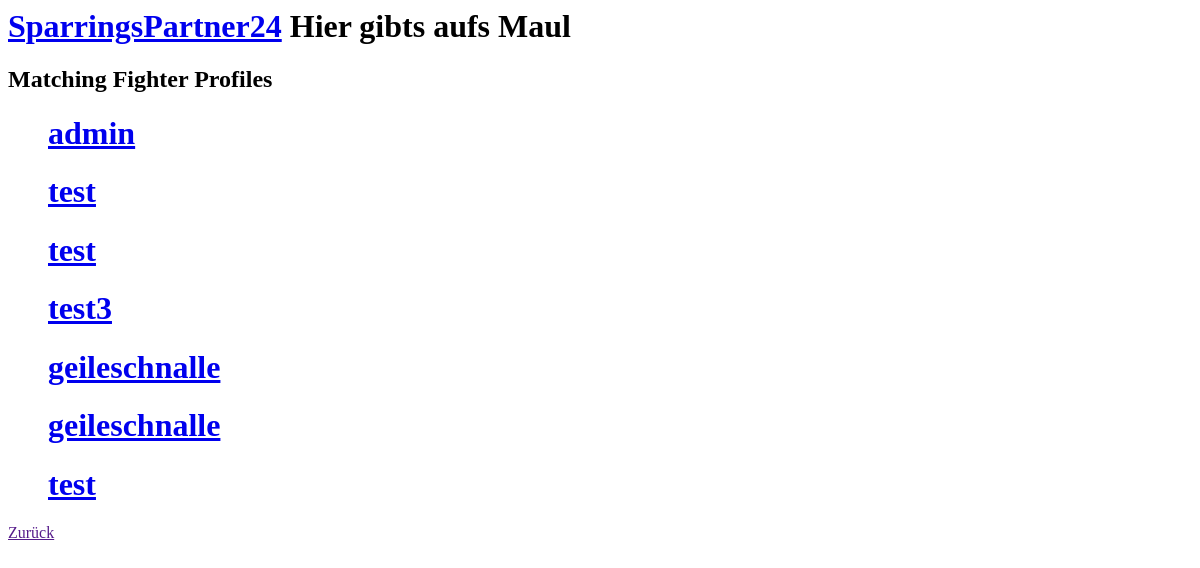
Before: /SparringsPartner24/get_all_fighters/ (signed in) with the older database file.
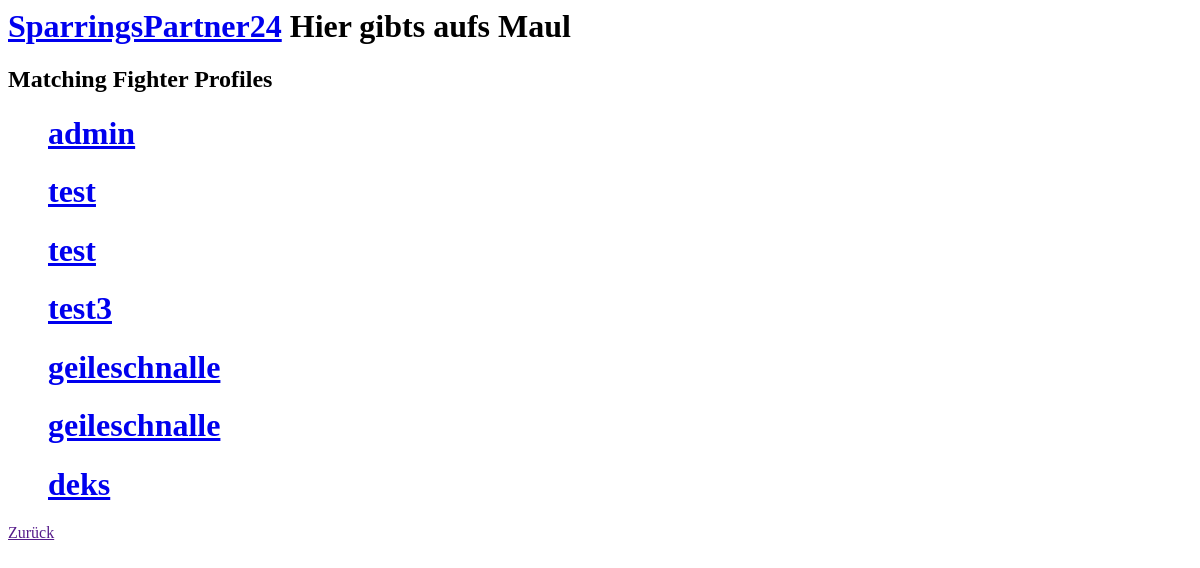
After: the same page with the newer database file.
### SparringsPartner24/models.py (models this page shows, shortened)
class FighterProfile(models.Model):
    userprofile = models.ForeignKey(settings.AUTH_USER_MODEL, on_delete=models.CASCADE)
    description = models.CharField(max_length = 400, blank = True, null = True)
    birthday = models.DateField(blank=True, null=True)
    experience_years = models.IntegerField(blank = True, null = True)
    location = models.CharField(max_length=200, blank=True, null=True)
    weight = models.IntegerField(blank=True, null=True)
    martial_art = models.CharField(max_length=200, blank=True, null=True)
    gym = models.CharField(max_length=300, blank=True, null=True)
    trainer = models.CharField(max_length=200, blank=True, null=True)
    fight_record = models.IntegerField(blank=True, null=True)

class UserProfile(AbstractUser):
    phone_number = models.IntegerField(blank=True, null=True)

### SparringsPartner24/views.py (the view)
# urls.py: path('get_all_fighters/', views.get_all_fighters, name = 'get_all_fighters')
@login_required
def get_all_fighters(request):
    result_list = FighterProfile.objects.all()
    return render(request, 'SparringsPartner24/search_engine_result.html', {'result_list': result_list})

### SparringsPartner24/templates/SparringsPartner24/search_engine_result.html
{% extends 'base.html' %}
{% block content %}
<h2> Matching Fighter Profiles </h2>
<ul>
{% for result in result_list %}
    <h1><a href="{% url 'SparringsPartner24:fighter_profile' result.userprofile.id %}"> {{ result.userprofile.username }}</a></h1>
{% endfor %}
</ul>
<a href="{{ request.META.HTTP_REFERER }}">Zurück</a>
{% endblock %}

Changed rows visible on the page:
changed FighterProfile: userprofile.username "test" → "deks"
